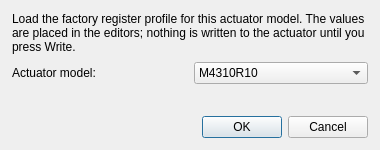
<?xml version="1.0" encoding="UTF-8"?>
<ui version="4.0">
 <class>RestoreModelDialog</class>
 <widget class="QDialog" name="RestoreModelDialog">
  <property name="geometry">
   <rect>
    <x>0</x>
    <y>0</y>
    <width>380</width>
    <height>150</height>
   </rect>
  </property>
  <property name="windowTitle">
   <string>Restore Default Registers</string>
  </property>
  <layout class="QVBoxLayout" name="RootLayout">
   <property name="spacing">
    <number>8</number>
   </property>
   <property name="leftMargin">
    <number>12</number>
   </property>
   <property name="topMargin">
    <number>12</number>
   </property>
   <property name="rightMargin">
    <number>12</number>
   </property>
   <property name="bottomMargin">
    <number>12</number>
   </property>
   <item>
    <widget class="QLabel" name="HintLabel">
     <property name="text">
      <string>Load the factory register profile for this actuator model. The values are placed in the editors; nothing is written to the actuator until you press Write.</string>
     </property>
     <property name="wordWrap">
      <bool>true</bool>
     </property>
    </widget>
   </item>
   <item>
    <layout class="QHBoxLayout" name="ModelLayout">
     <property name="spacing">
      <number>8</number>
     </property>
     <property name="leftMargin">
      <number>0</number>
     </property>
     <property name="topMargin">
      <number>0</number>
     </property>
     <property name="rightMargin">
      <number>0</number>
     </property>
     <property name="bottomMargin">
      <number>0</number>
     </property>
     <item>
      <widget class="QLabel" name="ModelCaptionLabel">
       <property name="text">
        <string>Actuator model:</string>
       </property>
      </widget>
     </item>
     <item>
      <widget class="QComboBox" name="ModelComboBox">
       <item>
        <property name="text">
         <string>M4310R10</string>
        </property>
       </item>
       <item>
        <property name="text">
         <string>M4310R36</string>
        </property>
       </item>
      </widget>
     </item>
    </layout>
   </item>
   <item>
    <spacer name="VerticalSpacer">
     <property name="orientation">
      <enum>Qt::Vertical</enum>
     </property>
     <property name="sizeHint" stdset="0">
      <size>
       <width>20</width>
       <height>10</height>
      </size>
     </property>
    </spacer>
   </item>
   <item>
    <widget class="QDialogButtonBox" name="ButtonBox">
     <property name="orientation">
      <enum>Qt::Horizontal</enum>
     </property>
     <property name="standardButtons">
      <set>QDialogButtonBox::Cancel|QDialogButtonBox::Ok</set>
     </property>
    </widget>
   </item>
  </layout>
 </widget>
 <resources/>
 <connections/>
</ui>
